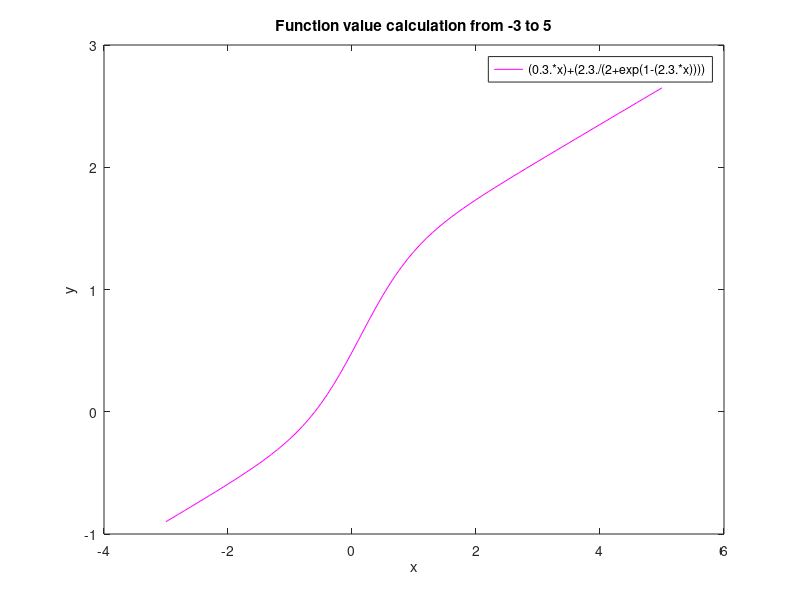

MATLAB code for this plot:
%Function value calculator (2)
%Sirawit Lappisatepun M.4/6 No.29
x=[-3:0.1:5];
y=(0.3.*x)+(2.3./(2+exp(1-(2.3.*x))));
plot(x,y,'m')
xlabel('x')
ylabel('y')
title('Function value calculation from -3 to 5')
legend('(0.3.*x)+(2.3./(2+exp(1-(2.3.*x))))')